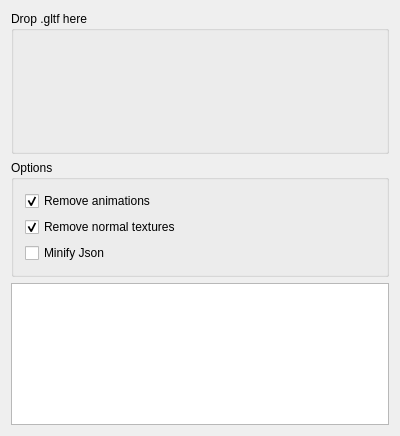
<?xml version="1.0" encoding="UTF-8"?>
<ui version="4.0">
 <class>MainWindow</class>
 <widget class="QMainWindow" name="MainWindow">
  <property name="geometry">
   <rect>
    <x>0</x>
    <y>0</y>
    <width>400</width>
    <height>436</height>
   </rect>
  </property>
  <property name="windowTitle">
   <string>gltf-tidy</string>
  </property>
  <widget class="QWidget" name="centralWidget">
   <layout class="QVBoxLayout" name="verticalLayout" stretch="1,0,1">
    <item>
     <widget class="QGroupBox" name="groupBox">
      <property name="title">
       <string>Drop .gltf here</string>
      </property>
     </widget>
    </item>
    <item>
     <widget class="QGroupBox" name="groupBox_2">
      <property name="title">
       <string>Options</string>
      </property>
      <layout class="QVBoxLayout" name="verticalLayout_2">
       <item>
        <widget class="QCheckBox" name="removeAnimationCheckBox">
         <property name="text">
          <string>Remove animations</string>
         </property>
         <property name="checked">
          <bool>true</bool>
         </property>
        </widget>
       </item>
       <item>
        <widget class="QCheckBox" name="removeNormalTexCheckBox">
         <property name="text">
          <string>Remove normal textures</string>
         </property>
         <property name="checked">
          <bool>true</bool>
         </property>
        </widget>
       </item>
       <item>
        <widget class="QCheckBox" name="minifyJsonCheckBox">
         <property name="text">
          <string>Minify Json</string>
         </property>
        </widget>
       </item>
      </layout>
     </widget>
    </item>
    <item>
     <widget class="QListWidget" name="logWidget">
      <property name="sizePolicy">
       <sizepolicy hsizetype="Expanding" vsizetype="Preferred">
        <horstretch>0</horstretch>
        <verstretch>0</verstretch>
       </sizepolicy>
      </property>
     </widget>
    </item>
   </layout>
  </widget>
 </widget>
 <layoutdefault spacing="6" margin="11"/>
 <resources/>
 <connections/>
</ui>
